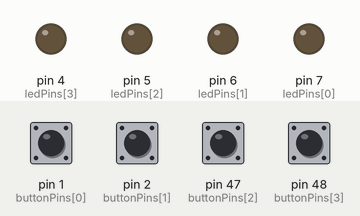
This sketch was run on a simulated Arduino Mega 2560, built with avr-gcc and run on an emulated ATmega2560. On the bench: output pins drawn as LEDs (lit = HIGH). The inputs (shaded band) are chosen by the test bench; at power-on: pin 1 (buttonPins[0]), pin 2 (buttonPins[1]), pin 47 (buttonPins[2]), pin 48 (buttonPins[3]) HIGH.

Above: at 1.2 s.
1.3 s: pin 1 (buttonPins[0]) pulled LOW for 0.15 s
At 1.37 s:
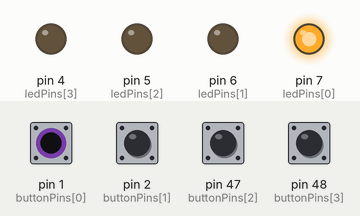
2.9 s: pin 2 (buttonPins[1]) pulled LOW for 0.15 s
At 2.97 s:
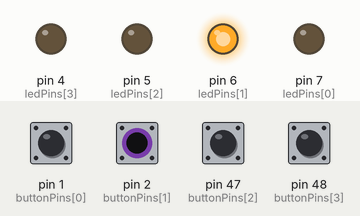
4.5 s: pin 47 (buttonPins[2]) pulled LOW for 0.15 s
At 4.57 s:
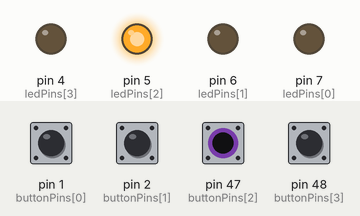
6.1 s: pin 48 (buttonPins[3]) pulled LOW for 0.15 s
At 6.17 s:
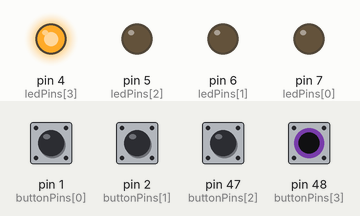
7.7 s: pin 1 (buttonPins[0]) driven LOW and pin 2 (buttonPins[1]) driven LOW
At 8.6 s:
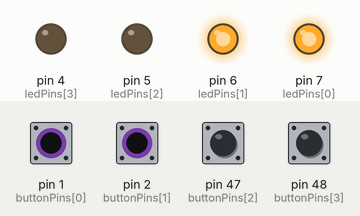
9.2 s: pin 47 (buttonPins[2]) pulled LOW for 1 s
At 9.8 s:
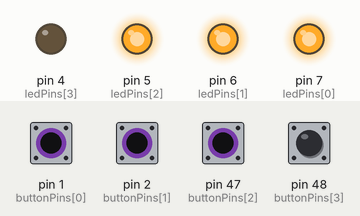
Timing chart, 0 to 12.2 s (numbered marks = the images above; inputs shaded):
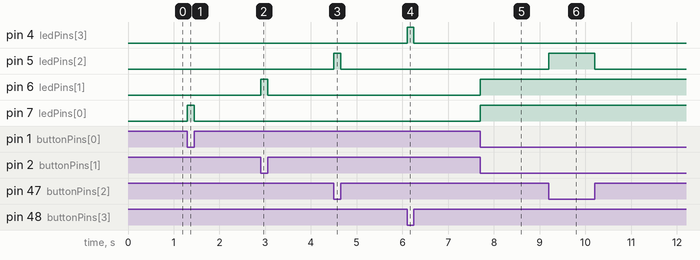

The sketch:

Buttons.ino
```cpp
uint8_t buttonPins[] = {1, 2, 47, 48};
uint8_t ledPins[] = {7, 6, 5, 4};
bool buttonState;

// the setup function runs once when you press reset or power the board
void setup() {
  for(int i = 0; i < 4; ++i)
  {
    // initialize all button pins as an output, enable PULL-UP resistor
    pinMode(buttonPins[i], INPUT_PULLUP);

    // initialize all LED pins as an output
    pinMode(ledPins[i], OUTPUT);
  }
}

// the loop function runs over and over again forever
void loop() {
  for(int i = 0; i < 4; ++i)
  {
    // read button state
    buttonState = digitalRead(buttonPins[i]);

    // negate buttonState because of negative logic (pressed = 0, not pressed = 1)
    buttonState = !buttonState;

    // write buttonState to LED
    digitalWrite(ledPins[i], buttonState);
  }
}
```

Measured:
- after the input at 1.3 s, pin 7 (ledPins[0]): LOW → HIGH at once, → LOW 0.15 s later
- after the input at 2.9 s, pin 6 (ledPins[1]): LOW → HIGH at once, → LOW 0.15 s later
- after the input at 4.5 s, pin 5 (ledPins[2]): LOW → HIGH at once, → LOW 0.15 s later
- after the input at 6.1 s, pin 4 (ledPins[3]): LOW → HIGH at once, → LOW 0.15 s later
- after the input at 7.7 s, pin 6 (ledPins[1]), pin 7 (ledPins[0]): LOW → HIGH at once
- after the input at 9.2 s, pin 5 (ledPins[2]): LOW → HIGH at once, → LOW 1.0 s later
